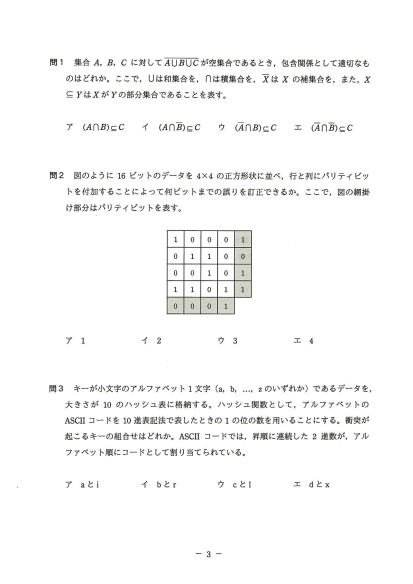
#> input picture a1/assets/2015_a1_2015_a1_p03.png, 825 x 1167 px, given in place of page-05.jpg, which was not available (shown at 1/2 size)
$ python build_2021_assets.py
#> lines starting #> are read from the running program, lines starting #| are printed output that depends on the picture
from pathlib import Path
from PIL import Image

ROOT=Path(__file__).resolve().parents[1]
SRC=ROOT/"_tmp_2021_render"
OUT=ROOT/"am2"/"assets"
OUT.mkdir(parents=True,exist_ok=True)

spec={
    "2021_q07_flowchart.png": ("page-05.jpg",(270,690,820,1120)),
    "2021_q12_models.png": ("page-07.jpg",(80,650,1010,1160)),
    "2021_q24_tables.png": ("page-13.jpg",(130,250,930,550)),
}
for name,(src,box) in spec.items():
    im=Image.open(SRC/src).convert("RGB")
#> im is the input picture: PIL image 825x1167 RGB; mean R, G, B 248.8, 248.8, 248.5
    crop=im.crop(box)
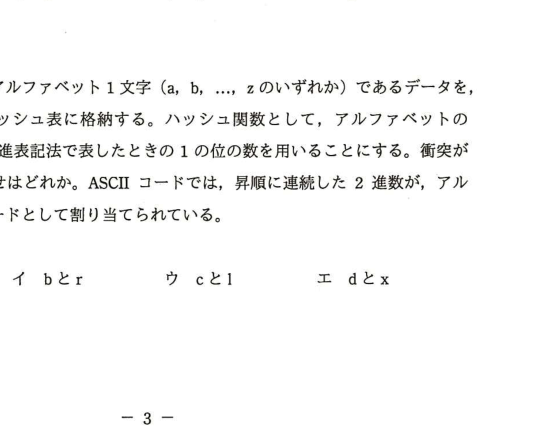
#> crop: PIL image 550x430 RGB; mean R, G, B 248.3, 248.3, 248.1
    crop.save(OUT/name,optimize=True)
    print(name,crop.size)
#| 2021_q07_flowchart.png (550, 430)
#> pass 2 of the loop `for name,(src,box) in spec.items():`:
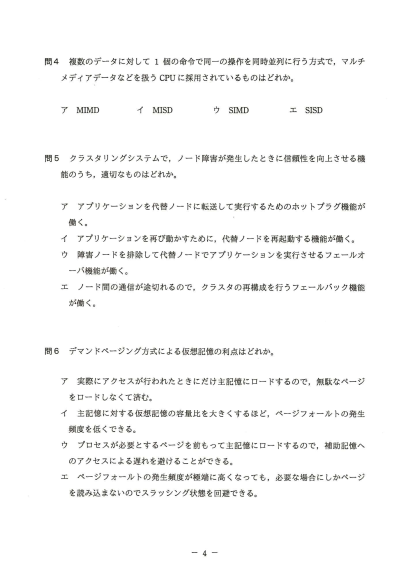
#> input picture a1/assets/2015_a1_2015_a1_p04.png, 825 x 1167 px, given in place of page-07.jpg, which was not available (shown at 1/2 size)
#> im is the input picture: PIL image 825x1167 RGB; mean R, G, B 248.4, 248.5, 248.2
#> `crop=im.crop(box)`:
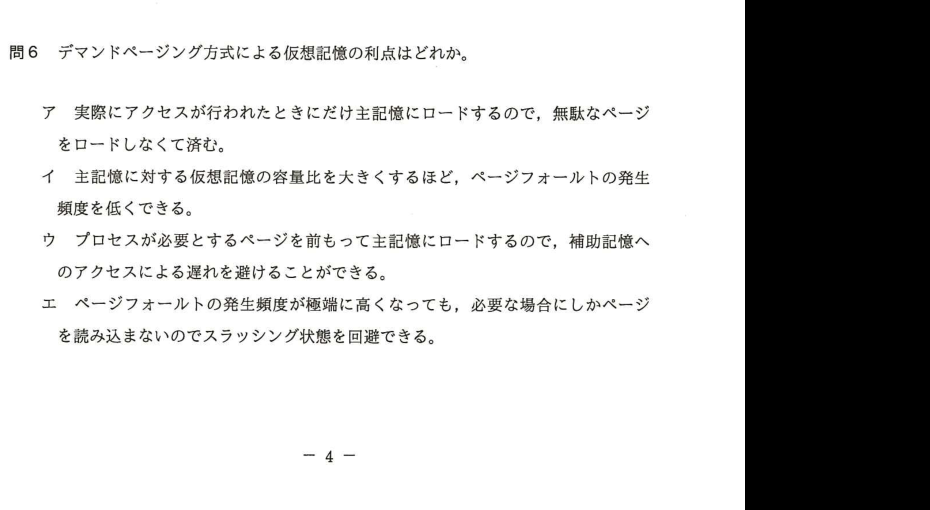
#> crop: PIL image 930x510 RGB; mean R, G, B 198.4, 198.4, 198.2
#| 2021_q12_models.png (930, 510)
